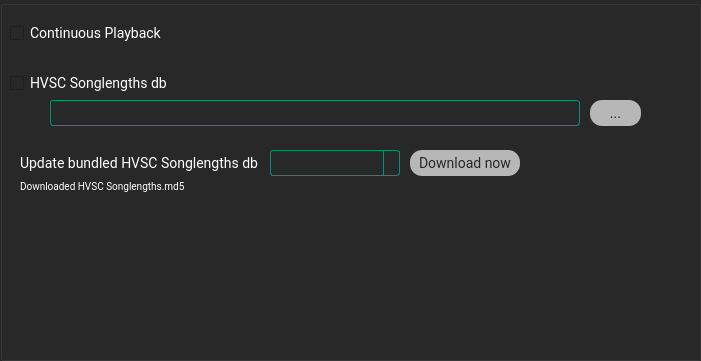
  <widget class="QGroupBox" name="groupBoxLibsidplayfp">
   <property name="geometry">
    <rect>
     <x>170</x>
     <y>220</y>
     <width>701</width>
     <height>361</height>
    </rect>
   </property>
   <property name="styleSheet">
    <string notr="true">
        QWidget
                {
                border-color:#ff2828;
                selection-background-color: #333333/*selection*/;
                selection-color: #ffffff/*main text*/;
                font-family:Roboto;
                font-size:14px;
                background-color:#282828/*background*/;
                color:#ffffff/*main text*/;
                }
                QTextEdit {
                border: 8px solid;
                border-color:#009379/*main*/;
                border-radius: 3px;
                padding: 1px 18px 1px 3px;
                min-width: 6em;
                }

                QSlider::groove:horizontal {
                background-color: #404040/*medium*/;
                height: 4px;
                border-radius: 4px;
                }
                QSlider::handle:horizontal {
                background-color: #009379/*main*/;
                border: 2px solid #009379/*main*/;
                width: 11px;
                height: 20px;
                line-height: 20px;
                margin-top: -5px;
                margin-bottom: -5px;
                border-radius: 7px;
                }
                QSlider::handle:horizontal:hover {
                background-color: #00c09e/*main hover*/;
                border: 2px solid #00c09e/*main hover*/;
                }

                QSlider::sub-page:horizontal {
                background-color:#009379/*main*/;
                }
                QComboBox {
                border: 1px solid;
                border-color: #009379/*main*/;
                border-radius: 3px;
                padding: 1px 18px 1px 3px;
                }

                QComboBox:!editable, QComboBox::drop-down:editable {
                background: ;
                }

                /* QComboBox gets the &quot;on&quot; state when the popup is open */
                QComboBox:!editable:on, QComboBox::drop-down:editable:on {
                background: #333333/*selection*/
                }

                QComboBox:on { /* shift the text when the popup opens */
                padding-top: 3px;
                padding-left: 4px;
                }

                QComboBox::drop-down {
                subcontrol-origin: padding;
                subcontrol-position: top right;
                width: 15px;

                border-left-width: 1px;
                border-left-color: #009379/*main*/;
                border-left-style: solid; /* just a single line */
                border-top-right-radius: 3px; /* same radius as the QComboBox */
                border-bottom-right-radius: 3px;
                }
                QComboBox QAbstractItemView {
                border: 1px solid;
                border-color: #009379/*main*/;
                background-color:#282828/*background*/;
                outline:none;
                }

                QComboBox::down-arrow:on { /* shift the arrow when popup is open */
                top: 1px;
                left: 1px;
                }

                QLineEdit {
                border: 1px solid;
                border-color:#009379/*main*/;
                border-radius: 3px;
                padding: 1px 18px 1px 3px;
                min-width: 6em;
                }
                QLineEdit:disabled{
                border-color:#404040/*medium*/;
                }
                QWidget:disabled
                {
                color:#404040/*medium*/;

                }

                QSlider::handle:disabled {
                background-color: #404040/*medium*/;
                border: 2px solid #404040/*medium*/;
                }
                QSlider::sub-page:horizontal:disabled {
                background-color:#404040/*medium*/;
                }
                QComboBox:disabled {
                border: 1px solid #404040/*medium*/;

                }
                QComboBox::drop-down:disabled {

                border-left-color: #404040/*medium*/;

                }
                QPushButton
                {
                font-family:roboto;
                background-color: #b7b7b7/*button*/;
                border-radius: 12px;
                padding:4px;
                font-size:14px;
                color:#282828/*background*/;
                }
                QPushButton:hover
                {
                background-color: #ffffff/*button hover*/;
                }
    </string>
   </property>
   <property name="title">
    <string/>
   </property>
   <property name="flat">
    <bool>true</bool>
   </property>
   <property name="checkable">
    <bool>false</bool>
   </property>
   <widget class="QCheckBox" name="checkBoxLibsidplayfpContinuousPlayback">
    <property name="geometry">
     <rect>
      <x>10</x>
      <y>20</y>
      <width>200</width>
      <height>26</height>
     </rect>
    </property>
    <property name="text">
     <string>Continuous Playback</string>
    </property>
    <property name="iconSize">
     <size>
      <width>40</width>
      <height>40</height>
     </size>
    </property>
   </widget>
   <widget class="QCheckBox" name="checkBoxLibsidplayfpHvscSonglengthsEnabled">
    <property name="geometry">
     <rect>
      <x>10</x>
      <y>70</y>
      <width>250</width>
      <height>26</height>
     </rect>
    </property>
    <property name="text">
     <string>HVSC Songlengths db</string>
    </property>
    <property name="iconSize">
     <size>
      <width>40</width>
      <height>40</height>
     </size>
    </property>
   </widget>
   <widget class="QLineEdit" name="lineEditLibsidplayfpHvscSonglengthsPath">
    <property name="geometry">
     <rect>
      <x>50</x>
      <y>100</y>
      <width>530</width>
      <height>26</height>
     </rect>
    </property>
    <property name="cursorMoveStyle">
     <enum>Qt::CursorMoveStyle::LogicalMoveStyle</enum>
    </property>
    <property name="clearButtonEnabled">
     <bool>false</bool>
    </property>
   </widget>
   <widget class="QPushButton" name="buttonLibsidplayfpHvscSonglengthsBrowse">
    <property name="geometry">
     <rect>
      <x>590</x>
      <y>100</y>
      <width>51</width>
      <height>26</height>
     </rect>
    </property>
    <property name="styleSheet">
     <string notr="true"/>
    </property>
    <property name="text">
     <string>...</string>
    </property>
   </widget>
   <widget class="QLabel" name="labelLibsidplayfpHvscSonglengthsUpdate">
    <property name="geometry">
     <rect>
      <x>20</x>
      <y>150</y>
      <width>240</width>
      <height>26</height>
     </rect>
    </property>
    <property name="text">
     <string>Update bundled HVSC Songlengths db</string>
    </property>
   </widget>
   <widget class="QComboBox" name="comboBoxLibsidplayfpHvscSonglengthsUpdate">
    <property name="geometry">
     <rect>
      <x>270</x>
      <y>150</y>
      <width>130</width>
      <height>26</height>
     </rect>
    </property>
    <property name="frame">
     <bool>true</bool>
    </property>
   </widget>
   <widget class="QPushButton" name="buttonLibsidplayfpHvscSonglengthsDownload">
    <property name="geometry">
     <rect>
      <x>410</x>
      <y>150</y>
      <width>110</width>
      <height>26</height>
     </rect>
    </property>
    <property name="styleSheet">
     <string notr="true"/>
    </property>
    <property name="text">
     <string>Download now</string>
    </property>
   </widget>
   <widget class="QLabel" name="labelLibsidplayfpHvscSonglengthsDownloadDetails">
    <property name="geometry">
     <rect>
      <x>20</x>
      <y>180</y>
      <width>651</width>
      <height>26</height>
     </rect>
    </property>
    <property name="styleSheet">
     <string notr="true">
         QLabel
                    {
                    font-size:10px;
                    }
     </string>
    </property>
    <property name="text">
     <string>Downloaded HVSC Songlengths.md5</string>
    </property>
    <property name="alignment">
     <set>Qt::AlignmentFlag::AlignLeading|Qt::AlignmentFlag::AlignLeft|Qt::AlignmentFlag::AlignTop</set>
    </property>
    <property name="wordWrap">
     <bool>true</bool>
    </property>
   </widget>
  </widget>
